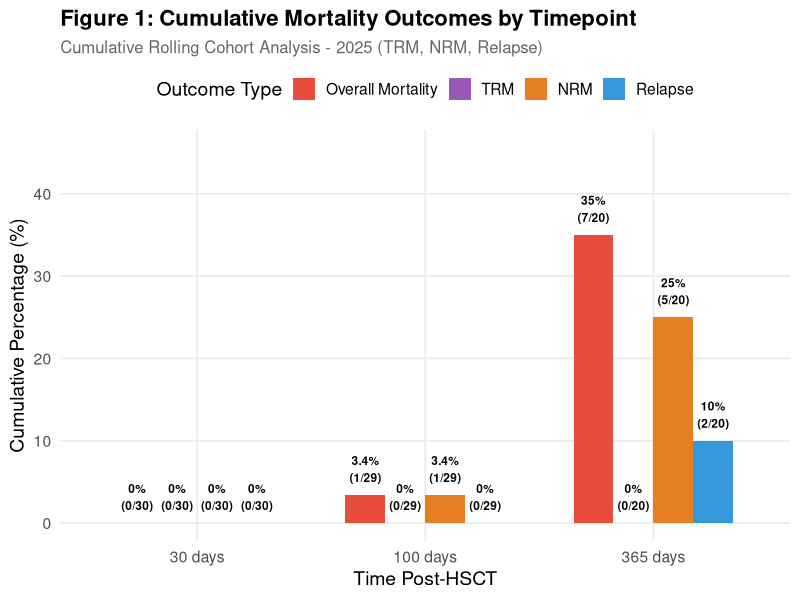
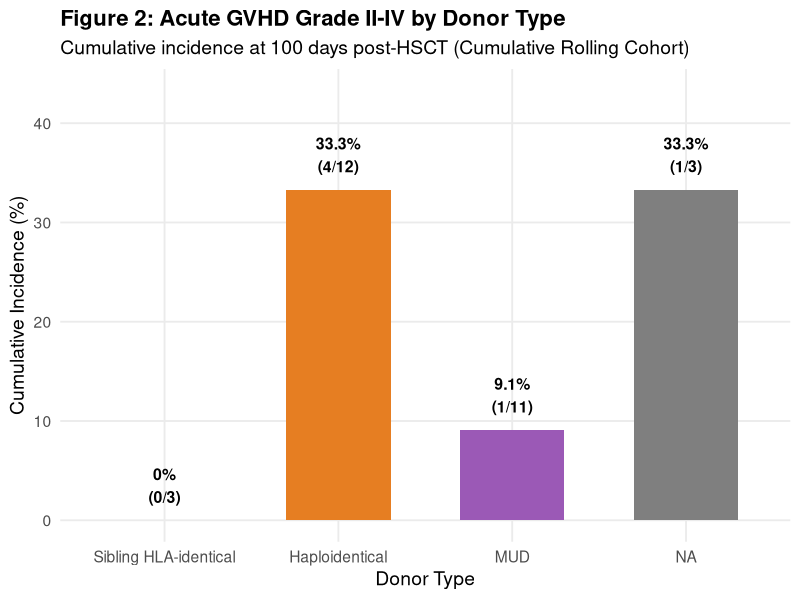

Here is the R script that generated these plots, in order:
## ---- chunk 1
library(tidyverse)
library(readxl)
library(knitr)
library(kableExtra)
library(lubridate)
library(ggplot2)

# Load and prepare data
transplant_data <- read_excel("Calcoli_RDD_2025-1.xlsx")

# Data preparation
transplant_data_prepared <- transplant_data |>
  mutate(
    hsct_date = `HSCT date`,
    hsct_year = year(hsct_date),
    death_date_clean = case_when(
      `Death date` == "-" ~ NA,
      TRUE ~ as.Date(as.numeric(`Death date`), origin = "1899-12-30")
    ),
    days_to_event = as.numeric(difftime(`Date of last follow up`, hsct_date, units = "days")),
    death = ifelse(grepl("^dead", `State at last follow up`), 1, 0),
    disease_status_binary = case_when(
      `Disease status at HSCT` == "Complete Remission" ~ "Complete Remission",
      TRUE ~ "Not in Complete Remission"
    ),
    donor_type_main = case_when(
      `Donor type` == "Related HLA-identical" ~ "Sibling HLA-identical",
      `Donor type` == "Related Haploidentical" ~ "Haploidentical",
      `Donor type` == "URD HLA-identical" ~ "MUD",
      `Donor type` == "URD HLA-mismatched" ~ "MMUD"
    ),
    death_cause = case_when(
      death == 0 ~ "Alive",
      grepl("disease", `State at last follow up`) ~ "Relapse",
      grepl("GVHD", `State at last follow up`) ~ "GVHD",
      grepl("infection", `State at last follow up`) ~ "Infection",
      grepl("other cause", `State at last follow up`) ~ "Other",
      TRUE ~ "Unknown"
    ),
    death_type = case_when(
      death == 0 ~ "Alive",
      death_cause == "Relapse" ~ "Relapse",
      TRUE ~ "NRM"
    ),
    acute_gvhd_grade_ii_iv = case_when(
      !is.na(`acute GVHD global grade`) & `acute GVHD global grade` %in% c(2, 3, 4) ~ 1,
      TRUE ~ 0
    ),
    chronic_gvhd_any = ifelse(`chronic GVHD` == "sì", 1, 0),
    chronic_gvhd_mod_severe = case_when(
      !is.na(`chronic GVHD global grade`) & 
        `chronic GVHD global grade` %in% c("moderata", "severa") ~ 1,
      TRUE ~ 0
    )
  )

report_year <- 2025
## ---- chunk 2
# Cumulative rolling cohort selection for annual reporting
# Based on JACIE Italian quarterly methodology, cumulative through Q4

# For 30-day outcomes: Milestone dates from Jan 1 - Nov 30, 2025
# HSCT dates: Sep 1, 2024 - Oct 31, 2025
select_cohort_30d <- function(data, year = 2025) {
  milestone_start <- as.Date(paste0(year - 1, "-09-01"))  # Sep 1 previous year
  milestone_end <- as.Date(paste0(year, "-11-30"))        # Nov 30 current year
  
  cohort <- data |>
    mutate(milestone_30d = hsct_date + days(30)) |>
    filter(
      milestone_30d >= milestone_start,
      milestone_30d <= milestone_end,
      days_to_event >= 30 | death == 1
    )
  
  return(cohort)
}

# For 100-day outcomes: Milestone dates from Jan 1 - Sep 30, 2025
# HSCT dates: Jul 1, 2024 - Sep 30, 2025
select_cohort_100d <- function(data, year = 2025) {
  milestone_start <- as.Date(paste0(year - 1, "-07-01"))  # Jul 1 previous year
  milestone_end <- as.Date(paste0(year, "-09-30"))        # Sep 30 current year
  
  cohort <- data |>
    mutate(milestone_100d = hsct_date + days(100)) |>
    filter(
      milestone_100d >= milestone_start,
      milestone_100d <= milestone_end,
      days_to_event >= 100 | death == 1
    )
  
  return(cohort)
}

# For 365-day outcomes: Milestone dates from Jan 1, 2024 - Dec 31, 2025
# HSCT dates: Jan 1, 2024 - Dec 31, 2024
select_cohort_365d <- function(data, year = 2025) {
  milestone_start <- as.Date(paste0(year - 1, "-01-01"))  # Jan 1 previous year
  milestone_end <- as.Date(paste0(year, "-12-31"))        # Dec 31 current year
  
  cohort <- data |>
    mutate(milestone_365d = hsct_date + days(365)) |>
    filter(
      milestone_365d >= milestone_start,
      milestone_365d <= milestone_end,
      days_to_event >= 365 | death == 1
    )
  
  return(cohort)
}

# Mortality calculation for a cohort
calc_mortality <- function(cohort, days) {
  if (nrow(cohort) == 0) {
    return(tibble(timepoint = paste0(days, " days"), n_cohort = 0,
                  n_events = NA_integer_, pct = NA_real_))
  }
  
  n_deaths <- sum(cohort$death == 1 & cohort$days_to_event <= days)
  
  tibble(
    timepoint = paste0(days, " days"),
    n_cohort = nrow(cohort),
    n_events = n_deaths,
    pct = round(100 * n_deaths / nrow(cohort), 1)
  )
}

# NRM calculation
calc_nrm <- function(cohort, days) {
  if (nrow(cohort) == 0) {
    return(tibble(timepoint = paste0(days, " days"), n_cohort = 0,
                  n_events = NA_integer_, pct = NA_real_))
  }
  
  n_nrm <- sum(cohort$death_type == "NRM" & cohort$days_to_event <= days)
  
  tibble(
    timepoint = paste0(days, " days"),
    n_cohort = nrow(cohort),
    n_events = n_nrm,
    pct = round(100 * n_nrm / nrow(cohort), 1)
  )
}

# Relapse mortality calculation
calc_relapse <- function(cohort, days) {
  if (nrow(cohort) == 0) {
    return(tibble(timepoint = paste0(days, " days"), n_cohort = 0,
                  n_events = NA_integer_, pct = NA_real_))
  }
  
  n_relapse <- sum(cohort$death_type == "Relapse" & cohort$days_to_event <= days)
  
  tibble(
    timepoint = paste0(days, " days"),
    n_cohort = nrow(cohort),
    n_events = n_relapse,
    pct = round(100 * n_relapse / nrow(cohort), 1)
  )
}

# TRM calculation
calc_trm <- function(cohort, days) {
  if (nrow(cohort) == 0) {
    return(tibble(timepoint = paste0(days, " days"), n_cohort = 0,
                  n_events = NA_integer_, pct = NA_real_))
  }
  
  n_trm <- sum(cohort$death_type == "TRM" & cohort$days_to_event <= days)
  
  tibble(
    timepoint = paste0(days, " days"),
    n_cohort = nrow(cohort),
    n_events = n_trm,
    pct = round(100 * n_trm / nrow(cohort), 1)
  )
}

# Acute GVHD calculation (100 days)
calc_agvhd <- function(cohort) {
  if (nrow(cohort) == 0) {
    return(tibble(n_cohort = 0, n_events = NA_integer_, pct = NA_real_))
  }
  
  n_agvhd <- sum(cohort$acute_gvhd_grade_ii_iv == 1)
  
  tibble(
    n_cohort = nrow(cohort),
    n_events = n_agvhd,
    pct = round(100 * n_agvhd / nrow(cohort), 1)
  )
}

# Chronic GVHD calculation (365 days)
calc_cgvhd <- function(cohort, severity = "any") {
  if (nrow(cohort) == 0) {
    return(tibble(severity = severity, n_cohort = 0,
                  n_events = NA_integer_, pct = NA_real_))
  }
  
  n_cgvhd <- if (severity == "mod_severe") {
    sum(cohort$chronic_gvhd_mod_severe == 1, na.rm = TRUE)
  } else {
    sum(cohort$chronic_gvhd_any == 1, na.rm = TRUE)
  }
  
  tibble(
    severity = severity,
    n_cohort = nrow(cohort),
    n_events = n_cgvhd,
    pct = round(100 * n_cgvhd / nrow(cohort), 1)
  )
}
## ---- chunk 3
# Select cohorts for each timepoint
cohort_30d <- select_cohort_30d(transplant_data_prepared, report_year)
cohort_100d <- select_cohort_100d(transplant_data_prepared, report_year)
cohort_365d <- select_cohort_365d(transplant_data_prepared, report_year)

# Calculate overall mortality at each timepoint
overall_mort <- bind_rows(
  calc_mortality(cohort_30d, 30),
  calc_mortality(cohort_100d, 100),
  calc_mortality(cohort_365d, 365)
)

# Calculate NRM at each timepoint
nrm_overall <- bind_rows(
  calc_nrm(cohort_30d, 30),
  calc_nrm(cohort_100d, 100),
  calc_nrm(cohort_365d, 365)
)

# Calculate relapse mortality at each timepoint
relapse_overall <- bind_rows(
  calc_relapse(cohort_30d, 30),
  calc_relapse(cohort_100d, 100),
  calc_relapse(cohort_365d, 365)
)

# Calculate TRM at each timepoint
trm_overall <- bind_rows(
  calc_trm(cohort_30d, 30),
  calc_trm(cohort_100d, 100),
  calc_trm(cohort_365d, 365)
)

# By disease status
cr_data <- transplant_data_prepared |> filter(disease_status_binary == "Complete Remission")
not_cr_data <- transplant_data_prepared |> filter(disease_status_binary == "Not in Complete Remission")

# CR cohorts
cohort_30d_cr <- select_cohort_30d(cr_data, report_year)
cohort_100d_cr <- select_cohort_100d(cr_data, report_year)
cohort_365d_cr <- select_cohort_365d(cr_data, report_year)

mort_cr <- bind_rows(
  calc_mortality(cohort_30d_cr, 30),
  calc_mortality(cohort_100d_cr, 100),
  calc_mortality(cohort_365d_cr, 365)
) |> mutate(group = "Complete Remission")

nrm_cr <- bind_rows(
  calc_nrm(cohort_30d_cr, 30),
  calc_nrm(cohort_100d_cr, 100),
  calc_nrm(cohort_365d_cr, 365)
) |> mutate(group = "Complete Remission")

relapse_cr <- bind_rows(
  calc_relapse(cohort_30d_cr, 30),
  calc_relapse(cohort_100d_cr, 100),
  calc_relapse(cohort_365d_cr, 365)
) |> mutate(group = "Complete Remission")

trm_cr <- bind_rows(
  calc_trm(cohort_30d_cr, 30),
  calc_trm(cohort_100d_cr, 100),
  calc_trm(cohort_365d_cr, 365)
) |> mutate(group = "Complete Remission")

# Not CR cohorts
cohort_30d_not_cr <- select_cohort_30d(not_cr_data, report_year)
cohort_100d_not_cr <- select_cohort_100d(not_cr_data, report_year)
cohort_365d_not_cr <- select_cohort_365d(not_cr_data, report_year)

mort_not_cr <- bind_rows(
  calc_mortality(cohort_30d_not_cr, 30),
  calc_mortality(cohort_100d_not_cr, 100),
  calc_mortality(cohort_365d_not_cr, 365)
) |> mutate(group = "Not in Complete Remission")

nrm_not_cr <- bind_rows(
  calc_nrm(cohort_30d_not_cr, 30),
  calc_nrm(cohort_100d_not_cr, 100),
  calc_nrm(cohort_365d_not_cr, 365)
) |> mutate(group = "Not in Complete Remission")

relapse_not_cr <- bind_rows(
  calc_relapse(cohort_30d_not_cr, 30),
  calc_relapse(cohort_100d_not_cr, 100),
  calc_relapse(cohort_365d_not_cr, 365)
) |> mutate(group = "Not in Complete Remission")

trm_not_cr <- bind_rows(
  calc_trm(cohort_30d_not_cr, 30),
  calc_trm(cohort_100d_not_cr, 100),
  calc_trm(cohort_365d_not_cr, 365)
) |> mutate(group = "Not in Complete Remission")

# GVHD by donor type
major_donors <- c("Sibling HLA-identical", "Haploidentical", "MUD", "MMUD")
agvhd_overall <- calc_agvhd(cohort_100d)

agvhd_by_donor <- tibble()
for (donor in major_donors) {
  donor_data <- transplant_data_prepared |> filter(donor_type_main == donor)
  cohort_100d_donor <- select_cohort_100d(donor_data, report_year)
  result <- calc_agvhd(cohort_100d_donor) |> mutate(donor = donor)
  agvhd_by_donor <- bind_rows(agvhd_by_donor, result)
}

# Chronic GVHD
cgvhd_any <- bind_rows(
  calc_cgvhd(cohort_365d, "any") |> mutate(severity = "Any"),
  calc_cgvhd(cohort_365d, "mod_severe") |> mutate(severity = "Moderate-Severe")
)
## ---- chunk 4
kable(overall_mort |>
  mutate(display = paste0(pct, "% (", n_events, "/", n_cohort, ")")) |>
  select(Timepoint = timepoint, `Cohort Size` = n_cohort, 
         Deaths = n_events, `Mortality Rate` = display),
      caption = "Table 1: Overall Cumulative Mortality - Rolling Cohort Analysis") |>
  kable_styling(bootstrap_options = c("striped", "hover"), full_width = FALSE) |>
  row_spec(0, bold = TRUE, background = "#3498DB", color = "white")
## ---- chunk 5
cause_summary <- tibble(
  Timepoint = c("30 days", "100 days", "365 days"),
  `Overall Mortality` = paste0(overall_mort$pct, "% (", overall_mort$n_events, "/", overall_mort$n_cohort, ")"),
  `TRM` = paste0(trm_overall$pct, "% (", trm_overall$n_events, "/", trm_overall$n_cohort, ")"),
  `NRM` = paste0(nrm_overall$pct, "% (", nrm_overall$n_events, "/", nrm_overall$n_cohort, ")"),
  `Relapse` = paste0(relapse_overall$pct, "% (", relapse_overall$n_events, "/", relapse_overall$n_cohort, ")")
)

kable(cause_summary,
      caption = "Table 2: Cumulative Mortality Breakdown by Cause (Overall = TRM + NRM + Relapse)") |>
  kable_styling(bootstrap_options = c("striped", "hover"), full_width = FALSE) |>
  row_spec(0, bold = TRUE, background = "#E74C3C", color = "white")
## ---- chunk 6
plot_data <- bind_rows(
  overall_mort |> mutate(outcome = "Overall Mortality"),
  trm_overall |> mutate(outcome = "TRM"),
  nrm_overall |> mutate(outcome = "NRM"),
  relapse_overall |> mutate(outcome = "Relapse")
) |>
  mutate(
    timepoint = factor(timepoint, levels = c("30 days", "100 days", "365 days")),
    outcome = factor(outcome, levels = c("Overall Mortality", "TRM", "NRM", "Relapse"))
  )

ggplot(plot_data, aes(x = timepoint, y = pct, fill = outcome)) +
  geom_col(position = "dodge", width = 0.7) +
  geom_text(aes(label = paste0(pct, "%\n(", n_events, "/", n_cohort, ")")),
            position = position_dodge(width = 0.7),
            vjust = -0.5, size = 3, fontface = "bold") +
  scale_fill_manual(values = c("Overall Mortality" = "#E74C3C", 
                                "TRM" = "#9B59B6",
                                "NRM" = "#E67E22",
                                "Relapse" = "#3498DB")) +
  labs(title = "Figure 1: Cumulative Mortality Outcomes by Timepoint",
       subtitle = "Cumulative Rolling Cohort Analysis - 2025 (TRM, NRM, Relapse)",
       x = "Time Post-HSCT", y = "Cumulative Percentage (%)",
       fill = "Outcome Type") +
  theme_minimal(base_size = 14) +
  theme(plot.title = element_text(face = "bold", size = 16),
        plot.subtitle = element_text(size = 12, color = "gray40"),
        legend.position = "top",
        panel.grid.minor = element_blank()) +
  ylim(0, max(plot_data$pct, na.rm = TRUE) * 1.3)
## ---- chunk 7
kable(bind_rows(mort_cr, mort_not_cr) |>
  mutate(display = paste0(pct, "% (", n_events, "/", n_cohort, ")")) |>
  select(Group = group, Timepoint = timepoint, 
         `Cohort Size` = n_cohort, Deaths = n_events, `Mortality Rate` = display),
      caption = "Table 3: Cumulative Mortality by Disease Status at HSCT") |>
  kable_styling(bootstrap_options = c("striped", "hover"), full_width = FALSE) |>
  pack_rows("Complete Remission", 1, 3, label_row_css = "background-color: #27AE60; color: white;") |>
  pack_rows("Not in Complete Remission", 4, 6, label_row_css = "background-color: #E74C3C; color: white;")
## ---- chunk 8
kable(nrm_overall |>
  mutate(display = paste0(pct, "% (", n_events, "/", n_cohort, ")")) |>
  select(Timepoint = timepoint, `Cohort Size` = n_cohort, 
         `NRM Events` = n_events, `NRM Rate` = display),
      caption = "Table 4: Cumulative Non-Relapse Mortality (NRM)") |>
  kable_styling(bootstrap_options = c("striped", "hover"), full_width = FALSE) |>
  row_spec(0, bold = TRUE, background = "#E67E22", color = "white")
## ---- chunk 9
if (!is.na(overall_mort$n_events[3]) && overall_mort$n_events[3] > 0) {
  nrm_prop <- round(100 * nrm_overall$n_events[3] / overall_mort$n_events[3], 0)
  cat(paste0("NRM accounts for **", nrm_prop, "%** of all deaths at 365 days."))
}
## ---- chunk 10
kable(bind_rows(
  nrm_overall |> mutate(group = "Overall"),
  nrm_cr, nrm_not_cr
) |>
  mutate(display = paste0(pct, "% (", n_events, "/", n_cohort, ")")) |>
  select(Group = group, Timepoint = timepoint, 
         `Cohort Size` = n_cohort, `NRM Events` = n_events, `NRM Rate` = display),
      caption = "Table 5: Non-Relapse Mortality by Disease Status") |>
  kable_styling(bootstrap_options = c("striped", "hover"), full_width = FALSE) |>
  pack_rows("Overall", 1, 3, label_row_css = "background-color: #95A5A6; color: white;") |>
  pack_rows("Complete Remission", 4, 6, label_row_css = "background-color: #27AE60; color: white;") |>
  pack_rows("Not in Complete Remission", 7, 9, label_row_css = "background-color: #E74C3C; color: white;")
## ---- chunk 11
nrm_deaths <- cohort_365d |>
  filter(death == 1, death_type == "NRM", days_to_event <= 365)

if (nrow(nrm_deaths) > 0) {
  nrm_causes <- nrm_deaths |>
    count(death_cause) |>
    arrange(desc(n)) |>
    mutate(percentage = round(100 * n / sum(n), 1),
           display = paste0(n, " (", percentage, "%)")) |>
    select(`Cause of NRM` = death_cause, `N Events` = n, `Percentage` = display)
  
  kable(nrm_causes,
        caption = "Table 6: Breakdown of NRM by Specific Cause (365-day cohort)") |>
    kable_styling(bootstrap_options = c("striped", "hover"), full_width = FALSE) |>
    row_spec(0, bold = TRUE, background = "#D35400", color = "white")
} else {
  cat("No NRM events in the 365-day rolling cohort.")
}
## ---- chunk 12
kable(trm_overall |>
  mutate(display = paste0(pct, "% (", n_events, "/", n_cohort, ")")) |>
  select(Timepoint = timepoint, `Cohort Size` = n_cohort, 
         `TRM Events` = n_events, `TRM Rate` = display),
      caption = "Table 6A: Cumulative Treatment-Related Mortality (TRM)") |>
  kable_styling(bootstrap_options = c("striped", "hover"), full_width = FALSE) |>
  row_spec(0, bold = TRUE, background = "#9B59B6", color = "white")
## ---- chunk 13
if (!is.na(overall_mort$n_events[3]) && overall_mort$n_events[3] > 0) {
  trm_prop <- round(100 * trm_overall$n_events[3] / overall_mort$n_events[3], 0)
  cat(paste0("TRM accounts for **", trm_prop, "%** of all deaths at 365 days."))
}
## ---- chunk 14
kable(bind_rows(
  trm_overall |> mutate(group = "Overall"),
  trm_cr, trm_not_cr
) |>
  mutate(display = paste0(pct, "% (", n_events, "/", n_cohort, ")")) |>
  select(Group = group, Timepoint = timepoint, 
         `Cohort Size` = n_cohort, `TRM Events` = n_events, `TRM Rate` = display),
      caption = "Table 6B: Treatment-Related Mortality by Disease Status") |>
  kable_styling(bootstrap_options = c("striped", "hover"), full_width = FALSE) |>
  pack_rows("Overall", 1, 3, label_row_css = "background-color: #95A5A6; color: white;") |>
  pack_rows("Complete Remission", 4, 6, label_row_css = "background-color: #27AE60; color: white;") |>
  pack_rows("Not in Complete Remission", 7, 9, label_row_css = "background-color: #E74C3C; color: white;")
## ---- chunk 15
kable(relapse_overall |>
  mutate(display = paste0(pct, "% (", n_events, "/", n_cohort, ")")) |>
  select(Timepoint = timepoint, `Cohort Size` = n_cohort, 
         `Relapse Deaths` = n_events, `Relapse Rate` = display),
      caption = "Table 7: Cumulative Relapse-Related Mortality") |>
  kable_styling(bootstrap_options = c("striped", "hover"), full_width = FALSE) |>
  row_spec(0, bold = TRUE, background = "#3498DB", color = "white")
## ---- chunk 16
kable(bind_rows(
  relapse_overall |> mutate(group = "Overall"),
  relapse_cr, relapse_not_cr
) |>
  mutate(display = paste0(pct, "% (", n_events, "/", n_cohort, ")")) |>
  select(Group = group, Timepoint = timepoint, 
         `Cohort Size` = n_cohort, `Relapse Deaths` = n_events, `Relapse Rate` = display),
      caption = "Table 8: Relapse Mortality by Disease Status") |>
  kable_styling(bootstrap_options = c("striped", "hover"), full_width = FALSE) |>
  pack_rows("Overall", 1, 3) |>
  pack_rows("Complete Remission", 4, 6) |>
  pack_rows("Not in Complete Remission", 7, 9)
## ---- chunk 17
if (!is.na(overall_mort$n_events[3]) && overall_mort$n_events[3] > 0) {
  relapse_prop <- round(100 * relapse_overall$n_events[3] / overall_mort$n_events[3], 0)
  cat(paste0("- Relapse accounts for **", relapse_prop, "%** of all deaths at 365 days\n"))
}
## ---- chunk 18
kable(tibble(
  Group = c("Overall", agvhd_by_donor$donor),
  `Cohort Size` = c(agvhd_overall$n_cohort, agvhd_by_donor$n_cohort),
  Events = c(agvhd_overall$n_events, agvhd_by_donor$n_events),
  `Cumulative Incidence` = paste0(c(agvhd_overall$pct, agvhd_by_donor$pct), "%")
),
      caption = "Table 9: Acute GVHD Grade II-IV by Donor Type (100 days)") |>
  kable_styling(bootstrap_options = c("striped", "hover"), full_width = FALSE) |>
  row_spec(1, bold = TRUE, background = "#9B59B6", color = "white")
## ---- chunk 19
agvhd_plot_data <- agvhd_by_donor |>
  filter(!is.na(pct)) |>
  mutate(donor = factor(donor, levels = c("Sibling HLA-identical", "Haploidentical", "MUD")))

if (nrow(agvhd_plot_data) > 0) {
  ggplot(agvhd_plot_data, aes(x = donor, y = pct, fill = donor)) +
    geom_col(width = 0.6, show.legend = FALSE) +
    geom_text(aes(label = paste0(pct, "%\n(", n_events, "/", n_cohort, ")")),
              vjust = -0.5, size = 4, fontface = "bold") +
    scale_fill_manual(values = c("Sibling HLA-identical" = "#3498DB", 
                                  "Haploidentical" = "#E67E22", "MUD" = "#9B59B6")) +
    labs(title = "Figure 2: Acute GVHD Grade II-IV by Donor Type",
         subtitle = "Cumulative incidence at 100 days post-HSCT (Cumulative Rolling Cohort)",
         x = "Donor Type", y = "Cumulative Incidence (%)") +
    theme_minimal(base_size = 14) +
    theme(plot.title = element_text(face = "bold", size = 16),
          panel.grid.minor = element_blank()) +
    ylim(0, max(agvhd_plot_data$pct, na.rm = TRUE) * 1.3)
}
## ---- chunk 20
kable(cgvhd_any |>
  mutate(display = paste0(pct, "% (", n_events, "/", n_cohort, ")")) |>
  select(Severity = severity, `Cohort Size` = n_cohort, 
         Events = n_events, `Cumulative Incidence` = display),
      caption = "Table 10: Chronic GVHD Cumulative Incidence (365 days)") |>
  kable_styling(bootstrap_options = c("striped", "hover"), full_width = FALSE) |>
  row_spec(0, bold = TRUE, background = "#27AE60", color = "white")
## ---- chunk 21
mort_by_donor <- tibble()
nrm_by_donor <- tibble()

for (donor in major_donors) {
  donor_data <- transplant_data_prepared |> filter(donor_type_main == donor)
  
  cohort_365d_donor <- select_cohort_365d(donor_data, report_year)
  mort_result <- calc_mortality(cohort_365d_donor, 365) |> mutate(donor = donor)
  nrm_result <- calc_nrm(cohort_365d_donor, 365) |> mutate(donor = donor)
  
  mort_by_donor <- bind_rows(mort_by_donor, mort_result)
  nrm_by_donor <- bind_rows(nrm_by_donor, nrm_result)
}

kable(tibble(
  `Donor Type` = mort_by_donor$donor,
  `365-Day Mortality` = paste0(mort_by_donor$pct, "% (", mort_by_donor$n_events, "/", mort_by_donor$n_cohort, ")"),
  `NRM at 365 Days` = paste0(nrm_by_donor$pct, "% (", nrm_by_donor$n_events, "/", nrm_by_donor$n_cohort, ")"),
  `Acute GVHD II-IV` = paste0(agvhd_by_donor$pct, "% (", agvhd_by_donor$n_events, "/", agvhd_by_donor$n_cohort, ")")
),
      caption = "Table 11: Comprehensive Outcomes by Donor Type") |>
  kable_styling(bootstrap_options = c("striped", "hover"), full_width = FALSE) |>
  row_spec(0, bold = TRUE, background = "#2C3E50", color = "white")
## ---- chunk 22
mort_donor_all <- tibble()

for (donor in major_donors) {
  donor_data <- transplant_data_prepared |> filter(donor_type_main == donor)
  
  cohort_30d_donor <- select_cohort_30d(donor_data, report_year)
  cohort_100d_donor <- select_cohort_100d(donor_data, report_year)
  cohort_365d_donor <- select_cohort_365d(donor_data, report_year)
  
  donor_mort <- bind_rows(
    calc_mortality(cohort_30d_donor, 30),
    calc_mortality(cohort_100d_donor, 100),
    calc_mortality(cohort_365d_donor, 365)
  ) |> mutate(donor = donor)
  
  mort_donor_all <- bind_rows(mort_donor_all, donor_mort)
}

kable(mort_donor_all |>
  mutate(display = paste0(pct, "% (", n_events, "/", n_cohort, ")")) |>
  select(`Donor Type` = donor, Timepoint = timepoint,
         `Cohort Size` = n_cohort, Deaths = n_events, `Mortality Rate` = display),
      caption = "Table 13: Overall Mortality by Donor Type Across All Timepoints") |>
  kable_styling(bootstrap_options = c("striped", "hover"), full_width = FALSE) |>
  pack_rows("Sibling HLA-identical", 1, 3, label_row_css = "background-color: #3498DB; color: white;") |>
  pack_rows("Haploidentical", 4, 6, label_row_css = "background-color: #E67E22; color: white;") |>
  pack_rows("MUD", 7, 9, label_row_css = "background-color: #9B59B6; color: white;")
## ---- chunk 23
nrm_donor_all <- tibble()

for (donor in major_donors) {
  donor_data <- transplant_data_prepared |> filter(donor_type_main == donor)
  
  cohort_30d_donor <- select_cohort_30d(donor_data, report_year)
  cohort_100d_donor <- select_cohort_100d(donor_data, report_year)
  cohort_365d_donor <- select_cohort_365d(donor_data, report_year)
  
  donor_nrm <- bind_rows(
    calc_nrm(cohort_30d_donor, 30),
    calc_nrm(cohort_100d_donor, 100),
    calc_nrm(cohort_365d_donor, 365)
  ) |> mutate(donor = donor)
  
  nrm_donor_all <- bind_rows(nrm_donor_all, donor_nrm)
}

kable(nrm_donor_all |>
  mutate(display = paste0(pct, "% (", n_events, "/", n_cohort, ")")) |>
  select(`Donor Type` = donor, Timepoint = timepoint,
         `Cohort Size` = n_cohort, `NRM Events` = n_events, `NRM Rate` = display),
      caption = "Table 14: Non-Relapse Mortality by Donor Type Across All Timepoints") |>
  kable_styling(bootstrap_options = c("striped", "hover"), full_width = FALSE) |>
  pack_rows("Sibling HLA-identical", 1, 3, label_row_css = "background-color: #3498DB; color: white;") |>
  pack_rows("Haploidentical", 4, 6, label_row_css = "background-color: #E67E22; color: white;") |>
  pack_rows("MUD", 7, 9, label_row_css = "background-color: #9B59B6; color: white;")
## ---- chunk 24
relapse_donor_all <- tibble()

for (donor in major_donors) {
  donor_data <- transplant_data_prepared |> filter(donor_type_main == donor)
  
  cohort_30d_donor <- select_cohort_30d(donor_data, report_year)
  cohort_100d_donor <- select_cohort_100d(donor_data, report_year)
  cohort_365d_donor <- select_cohort_365d(donor_data, report_year)
  
  donor_relapse <- bind_rows(
    calc_relapse(cohort_30d_donor, 30),
    calc_relapse(cohort_100d_donor, 100),
    calc_relapse(cohort_365d_donor, 365)
  ) |> mutate(donor = donor)
  
  relapse_donor_all <- bind_rows(relapse_donor_all, donor_relapse)
}

kable(relapse_donor_all |>
  mutate(display = paste0(pct, "% (", n_events, "/", n_cohort, ")")) |>
  select(`Donor Type` = donor, Timepoint = timepoint,
         `Cohort Size` = n_cohort, `Relapse Deaths` = n_events, `Relapse Rate` = display),
      caption = "Table 15: Relapse Mortality by Donor Type Across All Timepoints") |>
  kable_styling(bootstrap_options = c("striped", "hover"), full_width = FALSE) |>
  pack_rows("Sibling HLA-identical", 1, 3, label_row_css = "background-color: #3498DB; color: white;") |>
  pack_rows("Haploidentical", 4, 6, label_row_css = "background-color: #E67E22; color: white;") |>
  pack_rows("MUD", 7, 9, label_row_css = "background-color: #9B59B6; color: white;")
## ---- chunk 25
trm_donor_all <- tibble()

for (donor in major_donors) {
  donor_data <- transplant_data_prepared |> filter(donor_type_main == donor)
  
  cohort_30d_donor <- select_cohort_30d(donor_data, report_year)
  cohort_100d_donor <- select_cohort_100d(donor_data, report_year)
  cohort_365d_donor <- select_cohort_365d(donor_data, report_year)
  
  donor_trm <- bind_rows(
    calc_trm(cohort_30d_donor, 30),
    calc_trm(cohort_100d_donor, 100),
    calc_trm(cohort_365d_donor, 365)
  ) |> mutate(donor = donor)
  
  trm_donor_all <- bind_rows(trm_donor_all, donor_trm)
}

kable(trm_donor_all |>
  mutate(display = paste0(pct, "% (", n_events, "/", n_cohort, ")")) |>
  select(`Donor Type` = donor, Timepoint = timepoint,
         `Cohort Size` = n_cohort, `TRM Events` = n_events, `TRM Rate` = display),
      caption = "Table 15A: Treatment-Related Mortality by Donor Type Across All Timepoints") |>
  kable_styling(bootstrap_options = c("striped", "hover"), full_width = FALSE) |>
  pack_rows("Sibling HLA-identical", 1, 3, label_row_css = "background-color: #3498DB; color: white;") |>
  pack_rows("Haploidentical", 4, 6, label_row_css = "background-color: #E67E22; color: white;") |>
  pack_rows("MUD", 7, 9, label_row_css = "background-color: #9B59B6; color: white;")
## ---- chunk 26
mort_donor_cr_strat <- tibble()

for (cr_status in c("Complete Remission", "Not in Complete Remission")) {
  cr_data <- transplant_data_prepared |> filter(disease_status_binary == cr_status)
  
  for (donor in major_donors) {
    donor_cr_data <- cr_data |> filter(donor_type_main == donor)
    
    cohort_30d_donor_cr <- select_cohort_30d(donor_cr_data, report_year)
    cohort_100d_donor_cr <- select_cohort_100d(donor_cr_data, report_year)
    cohort_365d_donor_cr <- select_cohort_365d(donor_cr_data, report_year)
    
    if (nrow(cohort_30d_donor_cr) > 0 || nrow(cohort_100d_donor_cr) > 0 || nrow(cohort_365d_donor_cr) > 0) {
      mort_result <- bind_rows(
        calc_mortality(cohort_30d_donor_cr, 30),
        calc_mortality(cohort_100d_donor_cr, 100),
        calc_mortality(cohort_365d_donor_cr, 365)
      ) |> mutate(cr_status = cr_status, donor = donor)
      mort_donor_cr_strat <- bind_rows(mort_donor_cr_strat, mort_result)
    }
  }
}

if (nrow(mort_donor_cr_strat) > 0) {
  kable(mort_donor_cr_strat |>
    mutate(display = paste0(pct, "% (", n_events, "/", n_cohort, ")")) |>
    select(`CR Status` = cr_status, `Donor Type` = donor, Timepoint = timepoint,
           N = n_cohort, Deaths = n_events, `Mortality Rate (n/N %)` = display),
        caption = "Table 16: Overall Mortality by Donor Type and Disease Status (30, 100, 365 days)") |>
    kable_styling(bootstrap_options = c("striped", "hover"), full_width = FALSE) |>
    row_spec(0, bold = TRUE, background = "#E74C3C", color = "white")
} else {
  cat("Insufficient data for combined stratification.")
}
## ---- chunk 27
nrm_donor_cr_strat <- tibble()

for (cr_status in c("Complete Remission", "Not in Complete Remission")) {
  cr_data <- transplant_data_prepared |> filter(disease_status_binary == cr_status)
  
  for (donor in major_donors) {
    donor_cr_data <- cr_data |> filter(donor_type_main == donor)
    
    cohort_30d_donor_cr <- select_cohort_30d(donor_cr_data, report_year)
    cohort_100d_donor_cr <- select_cohort_100d(donor_cr_data, report_year)
    cohort_365d_donor_cr <- select_cohort_365d(donor_cr_data, report_year)
    
    if (nrow(cohort_30d_donor_cr) > 0 || nrow(cohort_100d_donor_cr) > 0 || nrow(cohort_365d_donor_cr) > 0) {
      nrm_result <- bind_rows(
        calc_nrm(cohort_30d_donor_cr, 30),
        calc_nrm(cohort_100d_donor_cr, 100),
        calc_nrm(cohort_365d_donor_cr, 365)
      ) |> mutate(cr_status = cr_status, donor = donor)
      nrm_donor_cr_strat <- bind_rows(nrm_donor_cr_strat, nrm_result)
    }
  }
}

if (nrow(nrm_donor_cr_strat) > 0) {
  kable(nrm_donor_cr_strat |>
    mutate(display = paste0(pct, "% (", n_events, "/", n_cohort, ")")) |>
    select(`CR Status` = cr_status, `Donor Type` = donor, Timepoint = timepoint,
           N = n_cohort, `NRM Events` = n_events, `NRM Rate (n/N %)` = display),
        caption = "Table 17: NRM by Donor Type and Disease Status (30, 100, 365 days)") |>
    kable_styling(bootstrap_options = c("striped", "hover"), full_width = FALSE) |>
    row_spec(0, bold = TRUE, background = "#E67E22", color = "white")
}
## ---- chunk 28
relapse_donor_cr_strat <- tibble()

for (cr_status in c("Complete Remission", "Not in Complete Remission")) {
  cr_data <- transplant_data_prepared |> filter(disease_status_binary == cr_status)
  
  for (donor in major_donors) {
    donor_cr_data <- cr_data |> filter(donor_type_main == donor)
    
    cohort_30d_donor_cr <- select_cohort_30d(donor_cr_data, report_year)
    cohort_100d_donor_cr <- select_cohort_100d(donor_cr_data, report_year)
    cohort_365d_donor_cr <- select_cohort_365d(donor_cr_data, report_year)
    
    if (nrow(cohort_30d_donor_cr) > 0 || nrow(cohort_100d_donor_cr) > 0 || nrow(cohort_365d_donor_cr) > 0) {
      relapse_result <- bind_rows(
        calc_relapse(cohort_30d_donor_cr, 30),
        calc_relapse(cohort_100d_donor_cr, 100),
        calc_relapse(cohort_365d_donor_cr, 365)
      ) |> mutate(cr_status = cr_status, donor = donor)
      relapse_donor_cr_strat <- bind_rows(relapse_donor_cr_strat, relapse_result)
    }
  }
}

if (nrow(relapse_donor_cr_strat) > 0) {
  kable(relapse_donor_cr_strat |>
    mutate(display = paste0(pct, "% (", n_events, "/", n_cohort, ")")) |>
    select(`CR Status` = cr_status, `Donor Type` = donor, Timepoint = timepoint,
           N = n_cohort, `Relapse Deaths` = n_events, `Relapse Rate (n/N %)` = display),
        caption = "Table 18: Relapse Mortality by Donor Type and Disease Status (30, 100, 365 days)") |>
    kable_styling(bootstrap_options = c("striped", "hover"), full_width = FALSE) |>
    row_spec(0, bold = TRUE, background = "#3498DB", color = "white")
}
## ---- chunk 29
trm_donor_cr_strat <- tibble()

for (cr_status in c("Complete Remission", "Not in Complete Remission")) {
  cr_data <- transplant_data_prepared |> filter(disease_status_binary == cr_status)
  
  for (donor in major_donors) {
    donor_cr_data <- cr_data |> filter(donor_type_main == donor)
    
    cohort_30d_donor_cr <- select_cohort_30d(donor_cr_data, report_year)
    cohort_100d_donor_cr <- select_cohort_100d(donor_cr_data, report_year)
    cohort_365d_donor_cr <- select_cohort_365d(donor_cr_data, report_year)
    
    if (nrow(cohort_30d_donor_cr) > 0 || nrow(cohort_100d_donor_cr) > 0 || nrow(cohort_365d_donor_cr) > 0) {
      trm_result <- bind_rows(
        calc_trm(cohort_30d_donor_cr, 30),
        calc_trm(cohort_100d_donor_cr, 100),
        calc_trm(cohort_365d_donor_cr, 365)
      ) |> mutate(cr_status = cr_status, donor = donor)
      trm_donor_cr_strat <- bind_rows(trm_donor_cr_strat, trm_result)
    }
  }
}

if (nrow(trm_donor_cr_strat) > 0) {
  kable(trm_donor_cr_strat |>
    mutate(display = paste0(pct, "% (", n_events, "/", n_cohort, ")")) |>
    select(`CR Status` = cr_status, `Donor Type` = donor, Timepoint = timepoint,
           N = n_cohort, `TRM Events` = n_events, `TRM Rate (n/N %)` = display),
        caption = "Table 17A: TRM by Donor Type and Disease Status (30, 100, 365 days)") |>
    kable_styling(bootstrap_options = c("striped", "hover"), full_width = FALSE) |>
    row_spec(0, bold = TRUE, background = "#9B59B6", color = "white")
}
## ---- chunk 30
agvhd_donor_cr_strat <- tibble()

for (cr_status in c("Complete Remission", "Not in Complete Remission")) {
  cr_data <- transplant_data_prepared |> filter(disease_status_binary == cr_status)
  
  for (donor in major_donors) {
    donor_cr_data <- cr_data |> filter(donor_type_main == donor)
    cohort_100d_donor_cr <- select_cohort_100d(donor_cr_data, report_year)
    
    if (nrow(cohort_100d_donor_cr) > 0) {
      agvhd_result <- calc_agvhd(cohort_100d_donor_cr) |>
        mutate(cr_status = cr_status, donor = donor)
      agvhd_donor_cr_strat <- bind_rows(agvhd_donor_cr_strat, agvhd_result)
    }
  }
}

if (nrow(agvhd_donor_cr_strat) > 0) {
  kable(agvhd_donor_cr_strat |>
    mutate(display = paste0(pct, "% (", n_events, "/", n_cohort, ")")) |>
    select(`Disease Status` = cr_status, `Donor Type` = donor,
           `Cohort Size` = n_cohort, Events = n_events, `AGVHD II-IV Rate` = display),
        caption = "Table 19: 100-Day Acute GVHD II-IV by Donor Type and Disease Status") |>
    kable_styling(bootstrap_options = c("striped", "hover"), full_width = FALSE) |>
    pack_rows("Complete Remission", 1, sum(agvhd_donor_cr_strat$cr_status == "Complete Remission"),
              label_row_css = "background-color: #27AE60; color: white;") |>
    pack_rows("Not in Complete Remission",
              sum(agvhd_donor_cr_strat$cr_status == "Complete Remission") + 1, nrow(agvhd_donor_cr_strat),
              label_row_css = "background-color: #E74C3C; color: white;")
}
## ---- chunk 31
cgvhd_donor_cr_strat_any <- tibble()
cgvhd_donor_cr_strat_modsev <- tibble()

for (cr_status in c("Complete Remission", "Not in Complete Remission")) {
  cr_data <- transplant_data_prepared |> filter(disease_status_binary == cr_status)
  
  for (donor in major_donors) {
    donor_cr_data <- cr_data |> filter(donor_type_main == donor)
    cohort_365d_donor_cr <- select_cohort_365d(donor_cr_data, report_year)
    
    if (nrow(cohort_365d_donor_cr) > 0) {
      # Any chronic GVHD
      cgvhd_any_result <- calc_cgvhd(cohort_365d_donor_cr, "any") |>
        mutate(cr_status = cr_status, donor = donor)
      cgvhd_donor_cr_strat_any <- bind_rows(cgvhd_donor_cr_strat_any, cgvhd_any_result)
      
      # Moderate-Severe chronic GVHD
      cgvhd_modsev_result <- calc_cgvhd(cohort_365d_donor_cr, "mod_severe") |>
        mutate(cr_status = cr_status, donor = donor)
      cgvhd_donor_cr_strat_modsev <- bind_rows(cgvhd_donor_cr_strat_modsev, cgvhd_modsev_result)
    }
  }
}
## ---- chunk 32
if (nrow(cgvhd_donor_cr_strat_any) > 0) {
  kable(cgvhd_donor_cr_strat_any |>
    mutate(display = paste0(pct, "% (", n_events, "/", n_cohort, ")")) |>
    select(`CR Status` = cr_status, `Donor Type` = donor,
           N = n_cohort, Events = n_events, `Chronic GVHD (Any) Rate (n/N %)` = display),
        caption = "Table 20: Chronic GVHD (Any) by Donor Type and Complete Remission Status - Cumulative 2025") |>
    kable_styling(bootstrap_options = c("striped", "hover"), full_width = FALSE) |>
    pack_rows("Complete Remission", 1, sum(cgvhd_donor_cr_strat_any$cr_status == "Complete Remission"),
              label_row_css = "background-color: #27AE60; color: white;") |>
    pack_rows("Not in Complete Remission",
              sum(cgvhd_donor_cr_strat_any$cr_status == "Complete Remission") + 1, nrow(cgvhd_donor_cr_strat_any),
              label_row_css = "background-color: #E74C3C; color: white;")
}
## ---- chunk 33
if (nrow(cgvhd_donor_cr_strat_modsev) > 0) {
  kable(cgvhd_donor_cr_strat_modsev |>
    mutate(display = paste0(pct, "% (", n_events, "/", n_cohort, ")")) |>
    select(`CR Status` = cr_status, `Donor Type` = donor,
           N = n_cohort, Events = n_events, `Chronic GVHD (Mod-Severe) Rate (n/N %)` = display),
        caption = "Table 21: Chronic GVHD (Moderate-Severe) by Donor Type and Complete Remission Status - Cumulative 2025") |>
    kable_styling(bootstrap_options = c("striped", "hover"), full_width = FALSE) |>
    pack_rows("Complete Remission", 1, sum(cgvhd_donor_cr_strat_modsev$cr_status == "Complete Remission"),
              label_row_css = "background-color: #27AE60; color: white;") |>
    pack_rows("Not in Complete Remission",
              sum(cgvhd_donor_cr_strat_modsev$cr_status == "Complete Remission") + 1, nrow(cgvhd_donor_cr_strat_modsev),
              label_row_css = "background-color: #E74C3C; color: white;")
}
## ---- chunk 34
kable(tibble(
  Milestone = c("30 days", "100 days", "365 days"),
  `Milestone Date Range` = c(
    "Jan 1, 2025 - Nov 30, 2025",
    "Jan 1, 2025 - Sep 30, 2025",
    "Jan 1, 2024 - Dec 31, 2025"
  ),
  `HSCT Date Range` = c(
    "Sep 1, 2024 - Oct 31, 2025",
    "Jul 1, 2024 - Sep 30, 2025",
    "Jan 1, 2024 - Dec 31, 2024"
  ),
  `Cohort Size` = c(overall_mort$n_cohort[1], overall_mort$n_cohort[2], overall_mort$n_cohort[3])
),
      caption = "Table 12: Cumulative Rolling Cohort Selection Methodology") |>
  kable_styling(bootstrap_options = c("striped", "hover"), full_width = FALSE)
## ---- chunk 35
haplo_agvhd <- agvhd_by_donor |> filter(donor == "Haploidentical")
if (nrow(haplo_agvhd) > 0 && !is.na(haplo_agvhd$pct[1])) {
  cat(paste0("5. **GVHD challenges**: Haploidentical transplants show ", haplo_agvhd$pct[1], "% acute GVHD II-IV"))
}
